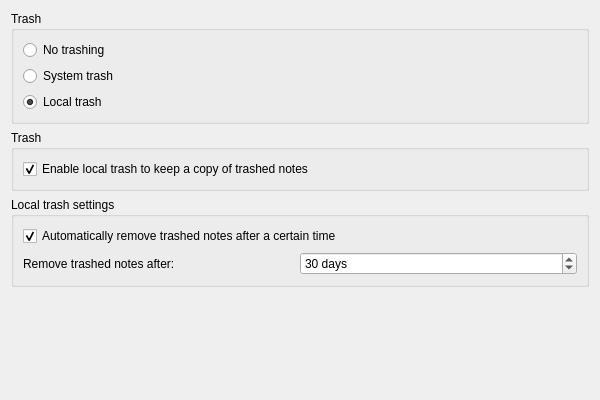
<?xml version="1.0" encoding="UTF-8"?>
<ui version="4.0">
 <class>LocalTrashSettingsWidget</class>
 <widget class="QWidget" name="LocalTrashSettingsWidget">
  <property name="geometry">
   <rect>
    <x>0</x>
    <y>0</y>
    <width>600</width>
    <height>400</height>
   </rect>
  </property>
  <layout class="QGridLayout" name="gridLayout_64">
    <item row="1" column="0">
     <widget class="QGroupBox" name="legacyTrashSupportGroupBox">
      <property name="title">
       <string>Trash</string>
      </property>
      <layout class="QGridLayout" name="gridLayout_65">
       <item row="0" column="0">
        <widget class="QCheckBox" name="localTrashEnabledCheckBox">
         <property name="text">
          <string>Enable local trash to keep a copy of trashed notes</string>
         </property>
         <property name="checked">
          <bool>true</bool>
         </property>
        </widget>
       </item>
      </layout>
     </widget>
    </item>
    <item row="2" column="0">
     <widget class="QGroupBox" name="localTrashGroupBox">
      <property name="title">
       <string>Local trash settings</string>
     </property>
     <layout class="QGridLayout" name="gridLayout_66">
      <item row="1" column="0">
       <widget class="QFrame" name="localTrashClearFrame">
        <property name="frameShape">
         <enum>QFrame::Shape::NoFrame</enum>
        </property>
        <property name="frameShadow">
         <enum>QFrame::Shadow::Raised</enum>
        </property>
        <layout class="QHBoxLayout" name="horizontalLayout_8">
         <property name="spacing">
          <number>0</number>
         </property>
         <property name="leftMargin">
          <number>0</number>
         </property>
         <property name="topMargin">
          <number>0</number>
         </property>
         <property name="rightMargin">
          <number>0</number>
         </property>
         <property name="bottomMargin">
          <number>0</number>
         </property>
         <item>
          <widget class="QLabel" name="localTrashClearTimeLabel">
           <property name="toolTip">
            <string>You might run into sync troubles with older versions of Nextcloud / ownCloud sync when going far below 10 sec.
Just test yourself if you get sync conflicts and set a higher value if so.</string>
           </property>
           <property name="text">
            <string>Remove trashed notes after:</string>
           </property>
          </widget>
         </item>
         <item>
          <widget class="QSpinBox" name="localTrashClearTimeSpinBox">
           <property name="suffix">
            <string extracomment="seconds"> days</string>
           </property>
           <property name="minimum">
            <number>1</number>
           </property>
           <property name="maximum">
            <number>9999999</number>
           </property>
           <property name="value">
            <number>30</number>
           </property>
          </widget>
         </item>
        </layout>
       </widget>
      </item>
      <item row="0" column="0">
       <widget class="QCheckBox" name="localTrashClearCheckBox">
        <property name="text">
         <string>Automatically remove trashed notes after a certain time</string>
        </property>
        <property name="checked">
         <bool>true</bool>
        </property>
       </widget>
      </item>
     </layout>
     </widget>
    </item>
    <item row="3" column="0">
     <spacer name="verticalSpacer_15">
      <property name="orientation">
       <enum>Qt::Vertical</enum>
     </property>
     <property name="sizeHint" stdset="0">
      <size>
       <width>20</width>
       <height>40</height>
      </size>
     </property>
     </spacer>
    </item>
    <item row="0" column="0">
     <widget class="QGroupBox" name="trashModeGroupBox">
      <property name="title">
       <string>Trash</string>
      </property>
      <layout class="QGridLayout" name="gridLayout_67">
       <item row="0" column="0">
        <widget class="QRadioButton" name="noTrashRadioButton">
         <property name="text">
          <string>No trashing</string>
         </property>
        </widget>
       </item>
       <item row="1" column="0">
        <widget class="QRadioButton" name="systemTrashRadioButton">
         <property name="text">
          <string>System trash</string>
         </property>
        </widget>
       </item>
       <item row="2" column="0">
        <widget class="QRadioButton" name="localTrashRadioButton">
         <property name="text">
          <string>Local trash</string>
         </property>
         <property name="checked">
          <bool>true</bool>
         </property>
        </widget>
       </item>
     </layout>
    </widget>
   </item>
  </layout>
 </widget>
 <resources/>
</ui>
